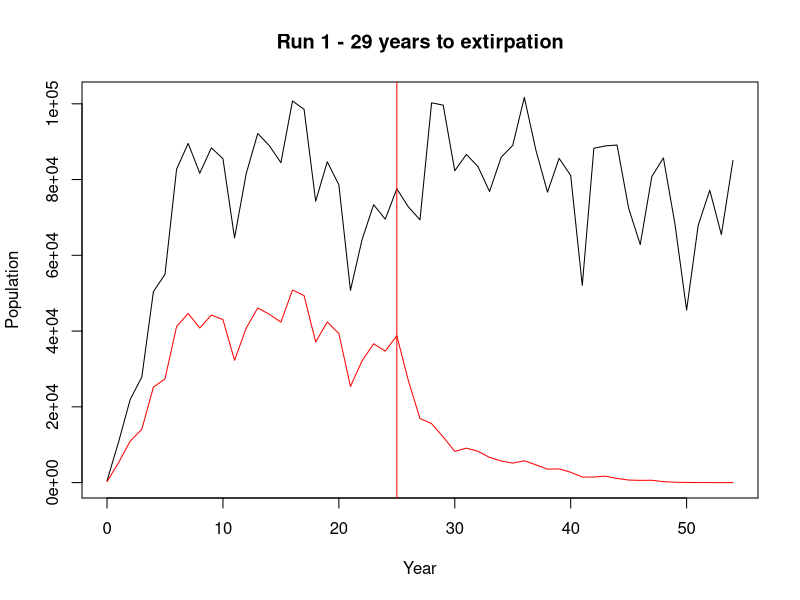

This chart was generated by the following R code:
#parameters----

#maturity parameters
lm50 <- 250
lm95 <- 308

#Von Bert parameters
lInf <- 726.7
rate <- .1437
tZero <- -.04422

# Simulation begins with age-2 fish, sex is randomly chosen
# K is implemented using the Beverton-Holt recruitment model (K=(R0-1)*M))
startingFish <- 500
k <- 100000

# Treatment years are when YY fish are stocked and suppression is applied, if applicable
burnInYears <- 25
treatmentYears <- 100
afterYears <- 25

# YY survival is calculated as a proportion of wild pikeminnow survival
#   (1=equivalent survival rate to wild fish)
wildMortality <- 0.57873786895
yySurvival <- 1

# YY fish are stocked at age 1
numFyy <- 1000
numMyy <- 20000

# Suppression is size-selective based on WNRD 2022 efforts 
# Suppression level = relative probability of a fish being suppressed at length l
#   (for any length l, double the level = double the probability of suppression)
# Suppression probability scales inverse to population 
#   (1/2 the population = 2x the probability for each fish at the same level)
# A level of 1 roughly corresponds to WNRD 2022 efforts (~500 removed)
# Stocked fish cannot be suppressed
suppressionLevel <- 5

# Choose how many simulations will be run and how many will be plotted
# On the plots, black line = total population, red line = wild-type females
# You will get a report summarizing the results of all simulations
numSimulations <- 1
numPlots <- 1

#functions----

maturity <- function(inds) {
  lengths <- inds$length
  numFish <- length(lengths)
  probMature <- 1/(1+exp(log(19)*(lengths-lm50)/(lm50-lm95)))
  inds$mature<-rbinom(numFish, 1, probMature)
  inds
}

growth <- function(inds) {
  inds$age <- inds$age+1
  numFish <- length(inds$age)
  inds$length <- ifelse(inds$age > 1, lInf*(1-exp(-rate*(inds$age-tZero)))+rnorm(numFish, 0, 40), lInf*(1-exp(-rate*(inds$age-tZero)))+rnorm(numFish, 0, 14))
  inds
}

death <- function(inds) {
  numFish <- length(inds$age)
  inds$dead <- ifelse(inds$yy == 0, rbinom(numFish, 1, wildMortality), rbinom(numFish, 1, (1-((1-wildMortality)*yySurvival))))
  inds <- subset(inds, dead==0)
  inds
}

birth <- function(inds) {
  matureFxx <- nrow(subset(inds, mature == 1 & sex == 1 & yy == 0))
  matureMxy <- nrow(subset(inds, mature == 1 & sex == 0 & yy == 0))
  matureFyy <- nrow(subset(inds, mature == 1 & sex == 1 & yy == 1))
  matureMyy <- nrow(subset(inds, mature == 1 & sex == 0 & yy == 1))
  
  totalPairs <- matureFxx+matureFyy
  if (totalPairs == 0) {
    return(inds)
  }
  spawners <- totalPairs*2
  
  newFish <- (((sqrt(k)+1)*spawners)/(1+spawners/(sqrt(k))))/2+rnorm(1,0,k/10)
  if (newFish <= 0) {
     return(inds)
  }
  
  percMyy <- matureMyy/(matureMyy+matureMxy)
  percFyy <- matureFyy/(matureFyy+matureFxx)
  percBothyy <- percMyy*percFyy
  
  pairsBothyy <- rbinom(1,totalPairs,percBothyy)
  pairsFxxMyy <- rbinom(1,(totalPairs-pairsBothyy),percMyy)
  pairsFyyMxy <- rbinom(1,(totalPairs-pairsBothyy-pairsFxxMyy),percFyy)
  pairsWild <- (totalPairs-pairsBothyy-pairsFxxMyy-pairsFyyMxy)

  recruitsBothyy <- round((newFish*(pairsBothyy/totalPairs)), 0)
  recruitsFxxMyy <- round((newFish*(pairsFxxMyy/totalPairs)), 0)
  recruitsFyyMxy <- round((newFish*(pairsFyyMxy/totalPairs)), 0)
  recruitsWild <- (newFish-recruitsBothyy-recruitsFxxMyy-recruitsFyyMxy)

  if(recruitsBothyy > 0) {
    newFish_Bothyy <- data.frame(age=rep(0, recruitsBothyy), sex=rep(0, recruitsBothyy), length=rep(0, recruitsBothyy), mature=rep(0,recruitsBothyy), dead=rep(0, recruitsBothyy), yy=rep(1, recruitsBothyy), stocked=rep(0, recruitsBothyy))
    inds <- rbind(inds, newFish_Bothyy);
  }

  if(recruitsFxxMyy > 0) {
    newFish_FxxMyy <- data.frame(age=rep(0, recruitsFxxMyy), sex=rep(0, recruitsFxxMyy), length=rep(0, recruitsFxxMyy), mature=rep(0, recruitsFxxMyy), dead=rep(0, recruitsFxxMyy), yy=rep(0, recruitsFxxMyy), stocked=rep(0, recruitsFxxMyy))
    inds <- rbind(inds, newFish_FxxMyy);
  }

  if(recruitsFyyMxy > 0) {
    newFish_FyyMxy <- data.frame(age=rep(0, recruitsFyyMxy), sex=rep(0, recruitsFyyMxy), length=rep(0, recruitsFyyMxy), mature=rep(0, recruitsFyyMxy), dead=rep(0, recruitsFyyMxy), yy=rbinom(recruitsFyyMxy, 1, 0.5), stocked=rep(0, recruitsFyyMxy))
    inds <- rbind(inds, newFish_FyyMxy);
  }

  if(recruitsWild > 0) {
    newFish_Wild<- data.frame(age=rep(0, recruitsWild), sex=rbinom(recruitsWild, 1, 0.5), length=rep(0, recruitsWild), mature=rep(0, recruitsWild), dead=rep(0, recruitsWild), yy=rep(0, recruitsWild), stocked=rep(0, recruitsWild))
    inds <- rbind(inds, newFish_Wild);
  }
  inds
}

stockYY <- function(inds){
  if (numMyy > 0) {new_Myy <- data.frame(age=rep(1, numMyy), sex=rep(0, numMyy), length=rep(0, numMyy), mature=rep(0, numMyy), dead=rep(0, numMyy), yy=rep(1, numMyy), stocked=rep(1,numMyy)); inds <- rbind(inds, new_Myy)}
  if (numFyy > 0) {new_Fyy <- data.frame(age=rep(1, numFyy), sex=rep(1, numFyy), length=rep(0, numFyy), mature=rep(0, numFyy), dead=rep(0, numFyy), yy=rep(1, numFyy), stocked=rep(1,numFyy)); inds <- rbind(inds, new_Fyy)}
  inds
}

suppress <-function(inds) {
  lengths <- inds$length
  numFish <- length(lengths)
  suppressProb <-  (0.00008526*1.025^(.8753*(lengths))+.01753)*suppressionLevel*0.1877*(1/(nrow(inds)/80000))
  suppressProb <- ifelse(suppressProb>1, 1, suppressProb)
  inds$dead <- ifelse(inds$stocked==1, 0, rbinom(numFish, 1, suppressProb))
  inds <- subset(inds, dead==0)
  inds
}

#simulation----

plotYears <- sample.int(numSimulations, numPlots)
cat("\nSimulation runs to be plotted:", sort(plotYears), "\n")

yearsToElim <- c()
startTime <- Sys.time()

for (y in 1:numSimulations) {
  inds <- data.frame(age=rep(2, startingFish), sex=rbinom(startingFish,1,0.5), length=rep(0,startingFish), mature=rep(0,startingFish), dead=rep(0,startingFish), yy=rep(0,startingFish), stocked=rep(0,startingFish))
  eliminationYear <- 0
  Population <- c(startingFish)
  numFxx <- nrow(subset(inds, sex == 1 & yy == 0))
  
  for (year in 1:(burnInYears+treatmentYears+afterYears)) {
    if (year > burnInYears && year <= (burnInYears+treatmentYears)) {
      if (suppressionLevel>0) {inds <- suppress(inds)}
      inds <- stockYY(inds)
    }
    
    if (nrow(subset(inds, sex == 1 & yy == 0)) == 0) {
      Population <- append(Population, nrow(inds))
      numFxx <- append(numFxx, 0)
      eliminationYear <- year
      break
    }
    
    inds <- death(inds)
    inds <- growth(inds)
    inds <- maturity(inds)
    inds <- birth(inds)
    
    Population <- append(Population, nrow(inds))
    numFxx <- append(numFxx, nrow(subset(inds, sex == 1 & yy == 0)))
  }
  
  Year <- 0:(burnInYears+treatmentYears+afterYears)
  Year <- (head(Year,(length(Population))))
  numFxx <- (head(numFxx,(length(Population))))
  if(eliminationYear != 0) {yearsToElim <- append(yearsToElim, eliminationYear-burnInYears)}
  
  if (is.element(y, plotYears)) {
    plot(Year, Population, type='l', main=(ifelse(eliminationYear == 0, (paste("Run", y, "- Not Extirpated. Min. Females:", min(tail(numFxx,(treatmentYears+afterYears))))), (paste("Run", y, "-", (eliminationYear-burnInYears), "years to extirpation")))), ylim=c(0,max(Population)))
    lines(Year, numFxx, type='l', col="red")
    abline(v=burnInYears, col="red")
    abline(v=burnInYears+treatmentYears, col="red")
  }
}
endTime <- Sys.time()
timeTaken <- round(difftime(endTime, startTime, units='secs'), digits=2)

#analysis----

print(head(inds, 200))
cat("\nTotal Execution Time: ", timeTaken, " seconds (", round(timeTaken/numSimulations, digits=2), " seconds per run)", sep='')
cat("\nExtirpation Percentage: ", (((length(yearsToElim))/numSimulations)*100), "% (", length(yearsToElim), "/", numSimulations, " runs)\n", sep='')
if (is.null(yearsToElim) == FALSE) {cat("Of Extirpating Runs, Mean: ", (mean(yearsToElim)), " years, SD: ", (sd(yearsToElim)), ", Range: ", (range(yearsToElim)[1]), "-", (range(yearsToElim)[2]),  sep='')}
